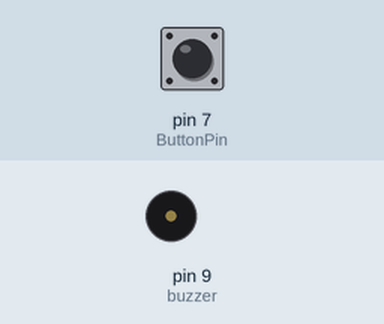
A sketch run on a simulated Arduino Uno, built with avr-gcc and run on an emulated ATmega328P. On the bench: buzzer (waves = sounding). The test bench sets the inputs (shaded band); at power-on: pin 7 (ButtonPin) LOW.

Above: at 1.2 s.
1.3 s: pin 7 (ButtonPin) pulled HIGH for 0.15 s
At 1.37 s:
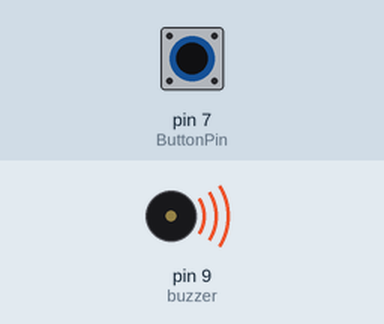
2.9 s: pin 7 (ButtonPin) pulled HIGH for 3.2 s
At 6.6 s:
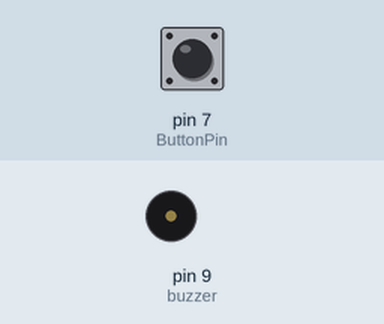
Timing chart, 0 to 8.1 s (numbered marks = the images above; inputs shaded):
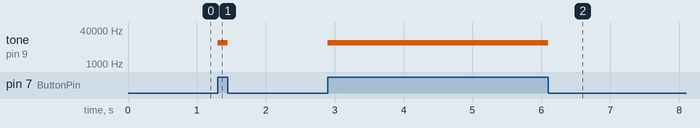

Measured:
- after the input at 1.3 s, tone on pin 9 (buzzer): silent → 10000 Hz at once, → silent 0.15 s later
- after the input at 2.9 s, tone on pin 9 (buzzer): silent → 10000 Hz at once, → silent 3.2 s later

The sketch:

LEDpushButtonSwitch.ino
```cpp
#define buzzer 9
#define ButtonPin 7

void setup() {
  pinMode(ButtonPin, INPUT);
}

void loop() {
  if (digitalRead(ButtonPin) == HIGH) {
    tone(buzzer,10000);
   } else {
    noTone(buzzer);
   }
}
```
